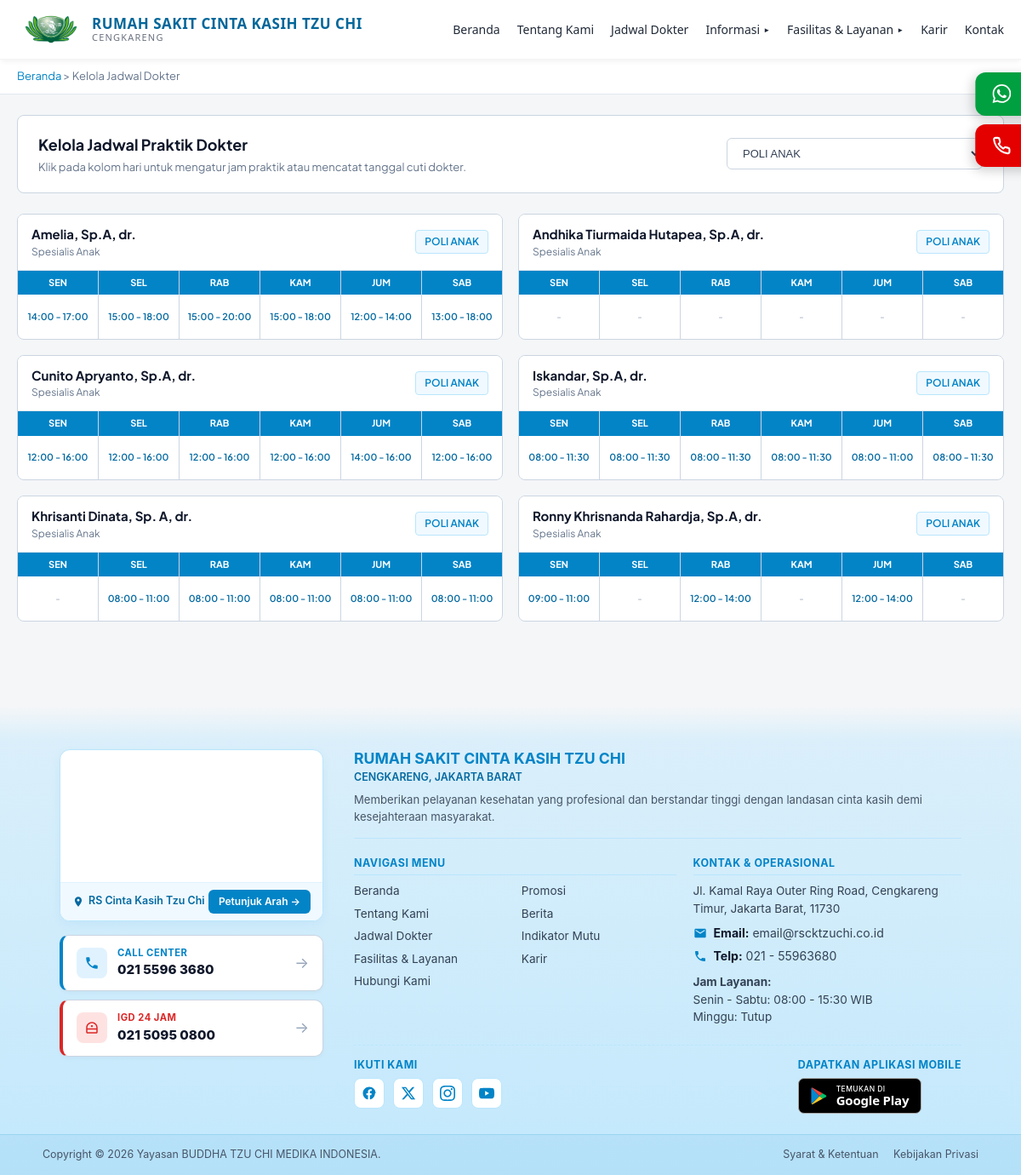
Page /edit-jadwal.php?poliklinik=P001 on the committed database.
### tables this page shows
CREATE TABLE `dokter` (
  `id_dokter` varchar(10) NOT NULL,
  `id_poli` varchar(10) NOT NULL,
  `nama` varchar(150) NOT NULL,
  `spesialis` varchar(100) NOT NULL,
  `foto` varchar(255) DEFAULT NULL
);

CREATE TABLE `poliklinik` (
  `id_poli` varchar(10) NOT NULL,
  `nama_poli` varchar(100) NOT NULL
);

CREATE TABLE `jadwal_praktik` (
  `id_jadwal` varchar(10) NOT NULL,
  `id_dokter` varchar(50) NOT NULL,
  `hari` varchar(20) NOT NULL,
  `jadwal_1` varchar(50) DEFAULT '-',
  `jadwal_2` varchar(50) DEFAULT '-',
  `status` tinyint(1) DEFAULT '1'
);

### edit-jadwal.php (the view, shortened to what this page needs)
<?php
$host = "localhost";
$user = "root";
$pass = "root";
$db   = "db_rumahsakit";
$conn = mysqli_connect($host, $user, $pass, $db);
$res_max = mysqli_query($conn, "SELECT MAX(CAST(SUBSTRING(id_jadwal, 2) AS UNSIGNED)) as max_num FROM jadwal_praktik");
$row_max = mysqli_fetch_assoc($res_max);
$global_counter = ($row_max && $row_max['max_num']) ? intval($row_max['max_num']) + 1 : 1;
$filter_poli = isset($_GET['poliklinik']) ? $_GET['poliklinik'] : '';
$query_poli = "SELECT * FROM poliklinik ORDER BY nama_poli ASC";
$result_poli = mysqli_query($conn, $query_poli);
$query_dokter = "SELECT d.*, p.nama_poli FROM dokter d LEFT JOIN poliklinik p ON d.id_poli = p.id_poli";
if ($filter_poli != '') {
    $safe_poli = mysqli_real_escape_string($conn, $filter_poli);
    $query_dokter .= " WHERE p.id_poli = '$safe_poli'";
}
$query_dokter .= " ORDER BY d.id_dokter ASC";
$result_dokter = mysqli_query($conn, $query_dokter);
?>
<!DOCTYPE html>
<html lang="id">
<head>
</head>
<body>
    <?php if (file_exists('header.php')) include 'header.php'; ?>
    <div class="breadcrumb-bar">
        <div class="breadcrumb-container">
            <a href="index.php">Beranda</a> &gt; <span>Kelola Jadwal Dokter</span>
        </div>
    </div>
    <div class="main-container">
        <div class="admin-header-box">
            <div>
                <h2>Kelola Jadwal Praktik Dokter</h2>
                <p>Klik pada kolom hari untuk mengatur jam praktik atau mencatat tanggal cuti dokter.</p>
            </div>
            <div>
                <form method="GET" action="">
                    <select name="poliklinik" class="filter-select" onchange="this.form.submit()">
                        <?php while ($poli = mysqli_fetch_assoc($result_poli)): ?>
                            <option value="<?php echo $poli['id_poli']; ?>" <?php echo ($filter_poli == $poli['id_poli']) ? 'selected' : ''; ?>>
                                <?php echo htmlspecialchars($poli['nama_poli']); ?>
                            </option>
                        <?php endwhile; ?>
                    </select>
                </form>
            </div>
        </div>
        <div class="doctor-grid">
            <?php
            if (mysqli_num_rows($result_dokter) > 0) {
                while ($dokter = mysqli_fetch_assoc($result_dokter)) {
                    $id_dok    = $dokter['id_dokter'];
                    $nama_dok  = $dokter['nama'];
                    $spesialis = $dokter['spesialis'];
                    $nama_poli = $dokter['nama_poli'] ? $dokter['nama_poli'] : 'Umum';
                    $q_jadwal = mysqli_query($conn, "SELECT * FROM jadwal_praktik WHERE id_dokter = '$id_dok'");
                    $jadwal_map = [];
                    while ($j = mysqli_fetch_assoc($q_jadwal)) {
                        $jadwal_map[strtolower($j['hari'])] = [
                            'id_jadwal' => $j['id_jadwal'],
                            'jadwal_1'  => $j['jadwal_1'],
                            'jadwal_2'  => $j['jadwal_2'],
                            'status'    => isset($j['status']) ? intval($j['status']) : 1
                        ];
                    }
            ?>
                <div class="doctor-card">
                    <div class="doctor-card-title">
                        <div>
                            <h3><?php echo htmlspecialchars($nama_dok); ?></h3>
                            <div style="font-size: 12px; color: #64748b;"><?php echo htmlspecialchars($spesialis); ?></div>
                        </div>
                        <span><?php echo htmlspecialchars($nama_poli); ?></span>
                    </div>
                    <div class="schedule-grid-6">
                        <?php
                        $hari_arr = ['senin', 'selasa', 'rabu', 'kamis', 'jumat', 'sabtu'];
                        foreach ($hari_arr as $h) {
                            $day_data = isset($jadwal_map[$h]) ? $jadwal_map[$h] : null;
                            $id_jdw   = $day_data ? $day_data['id_jadwal'] : getNextSequentialId($global_counter);
                            $j1 = $day_data ? trim($day_data['jadwal_1']) : '-';
                            $j2 = $day_data ? trim($day_data['jadwal_2']) : '-';
                            $status_hari = $day_data ? $day_data['status'] : 1;
                            $is_aktif = ($status_hari === 1 && $j1 !== '-' && $j1 !== 'CUTI');
                        ?>
                            <div class="schedule-cell" id="cell-<?php echo $id_dok; ?>-<?php echo strtolower($h); ?>" onclick="openModal('<?php echo $id_dok; ?>', '<?php echo htmlspecialchars($nama_dok, ENT_QUOTES); ?>', '<?php echo ucfirst($h); ?>', '<?php echo htmlspecialchars($j1, ENT_QUOTES); ?>', '<?php echo htmlspecialchars($j2, ENT_QUOTES); ?>', '<?php echo $id_jdw; ?>', <?php echo $status_hari; ?>)">
                                <div class="day-header"><?php echo ucfirst(substr($h, 0, 3)); ?></div>
                                <div class="time-body">
                                    <?php if (!$is_aktif): ?>
                                        <div class="slot slot-empty">-</div>
                                    <?php else: ?>
                                        <?php if ($j1 != '-' && $j1 != 'CUTI'): ?><div class="slot slot-active"><?php echo htmlspecialchars($j1); ?></div><?php endif; ?>
                                    <?php endif; ?>
                                </div>
                            </div>
                        <?php } ?>
                    </div>
                </div>
            <?php
                }
            } else {
            ?>
                <div class="empty-text">Data dokter tidak ditemukan.</div>
            <?php } ?>
        </div>
    </div>
    <?php if (file_exists('footer.php')) include 'footer.php'; ?>
</body>
</html>

### edit-jadwal.php (style rules this page uses)
* { box-sizing: border-box; }
body { background-color: #f4f6f8; color: #1e293b; font-family: 'Plus Jakarta Sans', sans-serif; margin: 0; padding: 0; line-height: 1.5; }
.breadcrumb-bar { background: #ffffff; border-bottom: 1px solid #e2e8f0; padding: 10px 0; font-size: 13px; color: #64748b; }
.breadcrumb-container { max-width: 1200px; margin: 0 auto; padding: 0 20px; }
.breadcrumb-container a { color: #0284c7; text-decoration: none; }
.main-container { max-width: 1200px; margin: 0 auto; padding: 24px 20px 60px 20px; }
.admin-header-box { background: #ffffff; border: 1px solid #cbd5e1; padding: 20px 24px; border-radius: 8px; display: flex; justify-content: space-between; align-items: center; margin-bottom: 24px; flex-wrap: wrap; gap: 15px; }
.admin-header-box h2 { margin: 0 0 4px 0; font-size: 18px; color: #0f172a; font-weight: 700; }
.admin-header-box p { margin: 0; font-size: 13px; color: #64748b; }
.filter-select { padding: 9px 14px; border: 1px solid #cbd5e1; border-radius: 6px; background: #ffffff; font-size: 13px; color: #334155; outline: none; cursor: pointer; min-width: 240px; font-weight: 500; }
.doctor-grid { display: grid; grid-template-columns: repeat(auto-fill, minmax(540px, 1fr)); gap: 18px; }
.doctor-card { background: #ffffff; border: 1px solid #cbd5e1; border-radius: 8px; overflow: hidden; }
.doctor-card-title { padding: 12px 16px; background: #ffffff; border-bottom: 1px solid #e2e8f0; display: flex; justify-content: space-between; align-items: center; }
.doctor-card-title h3 { margin: 0; font-size: 15px; font-weight: 700; color: #0f172a; }
.doctor-card-title span { font-size: 12px; color: #0284c7; font-weight: 600; background: #f0f9ff; padding: 4px 10px; border-radius: 4px; border: 1px solid #bae6fd; }
.schedule-grid-6 { display: grid; grid-template-columns: repeat(6, 1fr); background: #cbd5e1; gap: 1px; }
.schedule-cell { background: #ffffff; display: flex; flex-direction: column; cursor: pointer; min-height: 80px; }
.day-header { background: #0284c7; color: #ffffff; font-size: 11px; font-weight: 700; text-align: center; padding: 6px 2px; text-transform: uppercase; }
.time-body { flex: 1; padding: 8px 4px; display: flex; flex-direction: column; align-items: center; justify-content: center; gap: 4px; font-size: 11px; text-align: center; }
.slot { width: 100%; padding: 0; border: none; background: transparent; font-weight: 600; }
.slot-active { background: transparent; color: #0369a1; border: none; }
.slot-empty { color: #94a3b8; font-weight: normal; }

### header.php (style rules this page uses)
html { scroll-behavior: smooth; scroll-padding-top: 85px; }
body { overflow-x: hidden; }

### rows in the picture
dokter: nama "Amelia, Sp.A, dr.", spesialis "Spesialis Anak", id_poli.nama_poli "POLI ANAK", h "SEN", jadwal_praktik.jadwal_1 "14:00 - 17:00", h "SEL", jadwal_praktik.jadwal_1 "15:00 - 18:00", h "RAB", jadwal_praktik.jadwal_1 "15:00 - 20:00", h "KAM", h "JUM", jadwal_praktik.jadwal_1 "12:00 - 14:00", h "SAB", jadwal_praktik.jadwal_1 "13:00 - 18:00"
dokter: nama "Andhika Tiurmaida Hutapea, Sp.A, dr.", spesialis "Spesialis Anak", id_poli.nama_poli "POLI ANAK", h "SEN", h "SEL", h "RAB", h "KAM", h "JUM", h "SAB"
dokter: nama "Cunito Apryanto, Sp.A, dr.", spesialis "Spesialis Anak", id_poli.nama_poli "POLI ANAK", h "SEN", jadwal_praktik.jadwal_1 "12:00 - 16:00", h "SEL", h "RAB", h "KAM", h "JUM", jadwal_praktik.jadwal_1 "14:00 - 16:00", h "SAB"
dokter: nama "Iskandar, Sp.A, dr.", spesialis "Spesialis Anak", id_poli.nama_poli "POLI ANAK", h "SEN", jadwal_praktik.jadwal_1 "08:00 - 11:30", h "SEL", h "RAB", h "KAM", h "JUM", jadwal_praktik.jadwal_1 "08:00 - 11:00", h "SAB"
dokter: nama "Khrisanti Dinata, Sp. A, dr.", spesialis "Spesialis Anak", id_poli.nama_poli "POLI ANAK", h "SEN", h "SEL", jadwal_praktik.jadwal_1 "08:00 - 11:00", h "RAB", h "KAM", h "JUM", h "SAB"
dokter: nama "Ronny Khrisnanda Rahardja, Sp.A, dr.", spesialis "Spesialis Anak", id_poli.nama_poli "POLI ANAK", h "SEN", jadwal_praktik.jadwal_1 "09:00 - 11:00", h "SEL", h "RAB", jadwal_praktik.jadwal_1 "12:00 - 14:00", h "KAM", h "JUM", h "SAB"

### other values in the picture
form field poliklinik "POLI ANAK"
